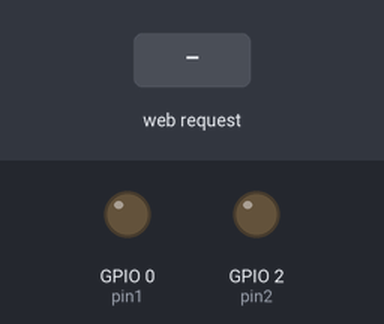
Recording of a sketch running on a simulated ESP8266 (NodeMCU). On the bench: output pins drawn as LEDs (lit = HIGH). Inputs (shaded band) come from the test bench. WiFi joins after 1.5 s; servers stay silent unless stated; what the sketch prints to the serial monitor is not drawn.

Above: at 2.7 s.
2.8 s: HTTP request GET /curtain_up received
At 4.0 s:
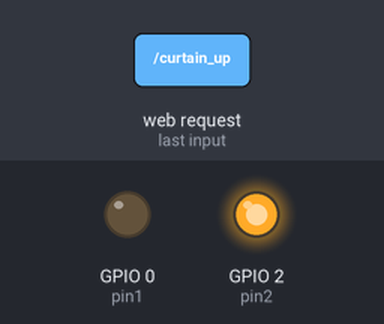
4.3 s: HTTP request GET /cutain_down received
At 6.4 s:
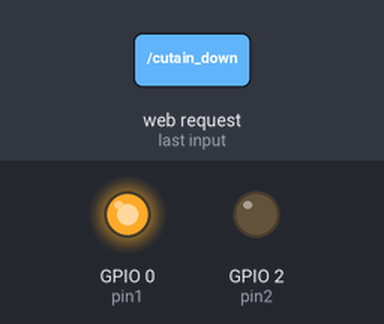
Timing chart, 0 to 10.3 s (numbered marks = the images above; inputs shaded):
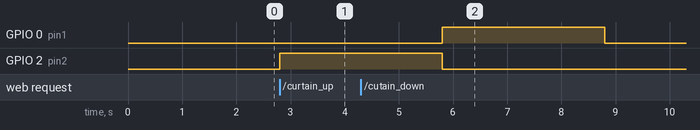

The sketch:

Test_curtain_esp.ino
```cpp
#include <ESP8266WiFi.h>
#include <WiFiClient.h>
#include <ESP8266WebServer.h>
#include <Servo.h>

#define ServoPin 14
Servo myservo;

#define pin1 0
#define pin2 2

//curtain sketch
long curtain_delay = 2000; // seconds of curtain spin
long curtain_time = millis();
long curtainTime;
int curtain_direction = 0; // curtain up if = 1, down if = 2

IPAddress staticIP(192, 168, 1, 50); //ESP static ip
IPAddress gateway(192, 168, 1, 1);   //IP Address of your WiFi Router (Gateway)
IPAddress subnet(255, 255, 255, 0);  //Subnet mask
IPAddress dns(8, 8, 8, 8);  //DNS

const char* ssid = "Akylly_Ahal_1";
const char* password = "akylly_ahal_1";
const char* deviceName = "curtain_control";
String serverUrl = "192.168.1.252";
String payload;
String device_key = "curtain_control_esp";


ESP8266WebServer server(80); //Server on port 80

void handle0on() {
  Serial.println("LED on page");
  digitalWrite(pin1,LOW); //LED is connected in reverse
  digitalWrite(pin2,HIGH);
  delay(3000);
  digitalWrite(pin1,LOW); //LED is connected in reverse
  digitalWrite(pin2,LOW);
  server.send(200, "text/html", "one"); //Send ADC value only to client ajax request
}

void handle0off() {
  Serial.println("LED off page");
  digitalWrite(pin1,HIGH); //LED off
  digitalWrite(pin2,LOW);
  delay(3000);
  digitalWrite(pin1,LOW); //LED is connected in reverse
  digitalWrite(pin2,LOW);
  server.send(200, "text/html", "yza"); //Send ADC value only to client ajax request
 }

void handlePong() {
  server.send(200, "text/html", device_key);
}

void setup(void){
  Serial.begin(115200);

  WiFi.begin(ssid, password);     //Connect to your WiFi router
  Serial.println("");

  pinMode(pin1,OUTPUT);
  pinMode(pin2,OUTPUT);
  digitalWrite(pin1,LOW);
  digitalWrite(pin2,LOW);

  // Wait for connection
  while (WiFi.status() != WL_CONNECTED) {
    delay(500);
    Serial.print(".");
  }

  //If connection successful show IP address in serial monitor
  Serial.println("");
  Serial.print("Connected to ");
  Serial.println(ssid);
  Serial.print("IP address: ");
  Serial.println(WiFi.localIP());  //IP address assigned to your ESP

  server.on("/curtain_up", handle0on); //as Per  <a href="ledOn">, Subroutine to be called
  server.on("/cutain_down", handle0off);
  server.on("/ping/", handlePong);


  server.begin();                  //Start server
  Serial.println("HTTP server started");
}

void loop(void){
  server.handleClient();
}
```

Measured:
- after the input at 2.8 s, GPIO 2 (pin2): LOW → HIGH at once
- after the input at 4.3 s, GPIO 0 (pin1): LOW → HIGH after 1.5 s, → LOW 3.0 s later
